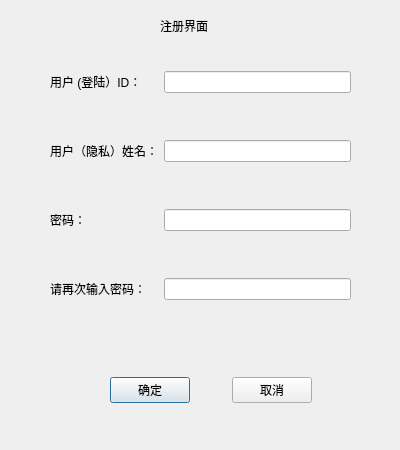
<?xml version="1.0" encoding="UTF-8"?>
<ui version="4.0">
 <class>RegisterDialog</class>
 <widget class="QDialog" name="RegisterDialog">
  <property name="geometry">
   <rect>
    <x>0</x>
    <y>0</y>
    <width>400</width>
    <height>450</height>
   </rect>
  </property>
  <property name="windowTitle">
   <string>Dialog</string>
  </property>
  <widget class="QLabel" name="label_3">
   <property name="geometry">
    <rect>
     <x>160</x>
     <y>10</y>
     <width>91</width>
     <height>31</height>
    </rect>
   </property>
   <property name="text">
    <string>注册界面</string>
   </property>
  </widget>
  <widget class="QWidget" name="formLayoutWidget">
   <property name="geometry">
    <rect>
     <x>50</x>
     <y>30</y>
     <width>301</width>
     <height>311</height>
    </rect>
   </property>
   <layout class="QGridLayout" name="gridLayout">
    <item row="0" column="0">
     <widget class="QLabel" name="UserID">
      <property name="text">
       <string>用户 (登陆）ID：</string>
      </property>
     </widget>
    </item>
    <item row="2" column="0">
     <widget class="QLabel" name="UserName">
      <property name="text">
       <string>用户（隐私）姓名：</string>
      </property>
     </widget>
    </item>
    <item row="3" column="0">
     <widget class="QLabel" name="UserPassword">
      <property name="text">
       <string>密码：</string>
      </property>
     </widget>
    </item>
    <item row="4" column="1">
     <widget class="QLineEdit" name="ReInputUserPassword">
      <property name="echoMode">
       <enum>QLineEdit::Password</enum>
      </property>
     </widget>
    </item>
    <item row="3" column="1">
     <widget class="QLineEdit" name="InputUserPassword">
      <property name="echoMode">
       <enum>QLineEdit::Password</enum>
      </property>
     </widget>
    </item>
    <item row="4" column="0">
     <widget class="QLabel" name="ReUserPassword">
      <property name="text">
       <string>请再次输入密码：</string>
      </property>
     </widget>
    </item>
    <item row="0" column="1">
     <widget class="QLineEdit" name="InputUserId"/>
    </item>
    <item row="2" column="1">
     <widget class="QLineEdit" name="InputUserName">
      <property name="maxLength">
       <number>9</number>
      </property>
     </widget>
    </item>
   </layout>
  </widget>
  <widget class="QWidget" name="horizontalLayoutWidget">
   <property name="geometry">
    <rect>
     <x>110</x>
     <y>350</y>
     <width>202</width>
     <height>80</height>
    </rect>
   </property>
   <layout class="QHBoxLayout" name="horizontalLayout">
    <item>
     <widget class="QPushButton" name="Surebutton">
      <property name="text">
       <string>确定</string>
      </property>
     </widget>
    </item>
    <item>
     <spacer name="horizontalSpacer">
      <property name="orientation">
       <enum>Qt::Horizontal</enum>
      </property>
      <property name="sizeHint" stdset="0">
       <size>
        <width>40</width>
        <height>20</height>
       </size>
      </property>
     </spacer>
    </item>
    <item>
     <widget class="QPushButton" name="Nobutton">
      <property name="text">
       <string>取消</string>
      </property>
     </widget>
    </item>
   </layout>
  </widget>
 </widget>
 <tabstops>
  <tabstop>InputUserPassword</tabstop>
  <tabstop>ReInputUserPassword</tabstop>
  <tabstop>Surebutton</tabstop>
  <tabstop>Nobutton</tabstop>
 </tabstops>
 <resources/>
 <connections>
  <connection>
   <sender>Surebutton</sender>
   <signal>clicked()</signal>
   <receiver>RegisterDialog</receiver>
   <slot>close()</slot>
   <hints>
    <hint type="sourcelabel">
     <x>105</x>
     <y>294</y>
    </hint>
    <hint type="destinationlabel">
     <x>263</x>
     <y>286</y>
    </hint>
   </hints>
  </connection>
 </connections>
</ui>
